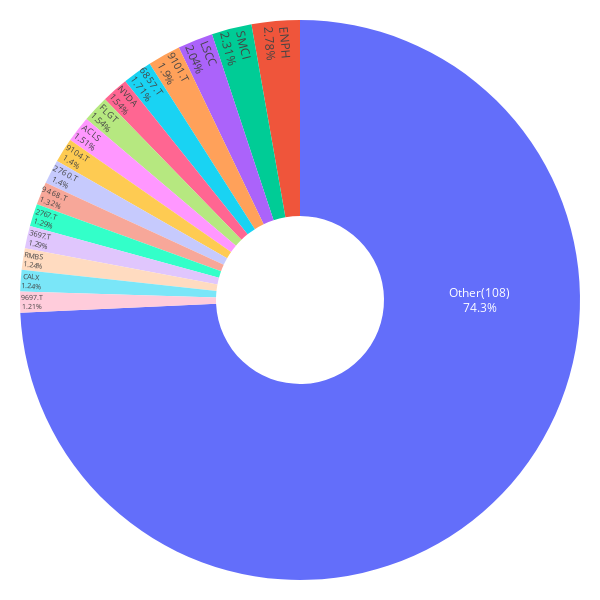

Notebook cell for this chart:
### Code cell
importlib.reload(mpt_utils)
#
weights_5y, mu_5y, S_5y, weights_all_5y = mpt_utils.benchmark_portfolio_and_plot(df_5y, plot_threshold=0.012)

### Figure 1 — Plotly figure (JSON) as saved in the notebook; plotly's stock layout.template omitted (floating-point values rounded to 4 significant figures)
{"data": [{"hole": 0.3, "insidetextorientation": "radial", "labels": ["NVDA", "ENPH", "RMBS", "SMCI", "ACLS", "2767.T", "CALX", "9104.T", "LSCC", "9697.T", "3697.T", "2760.T", "6857.T", "FLGT", "9101.T", "9468.T", "Other(108)"], "textinfo": "label+percent", "textposition": "inside", "values": [0.0056, 0.0101, 0.0045, 0.0084, 0.0055, 0.0047, 0.0045, 0.0051, 0.0074, 0.0044, 0.0047, 0.0051, 0.0062, 0.0056, 0.0069, 0.0048, 0.27], "type": "pie"}], "layout": {"margin": {"l": 20, "r": 20, "t": 20, "b": 20}, "font": {"color": "black"}, "height": 600, "width": 600, "paper_bgcolor": "white", "plot_bgcolor": "white", "showlegend": false}}
